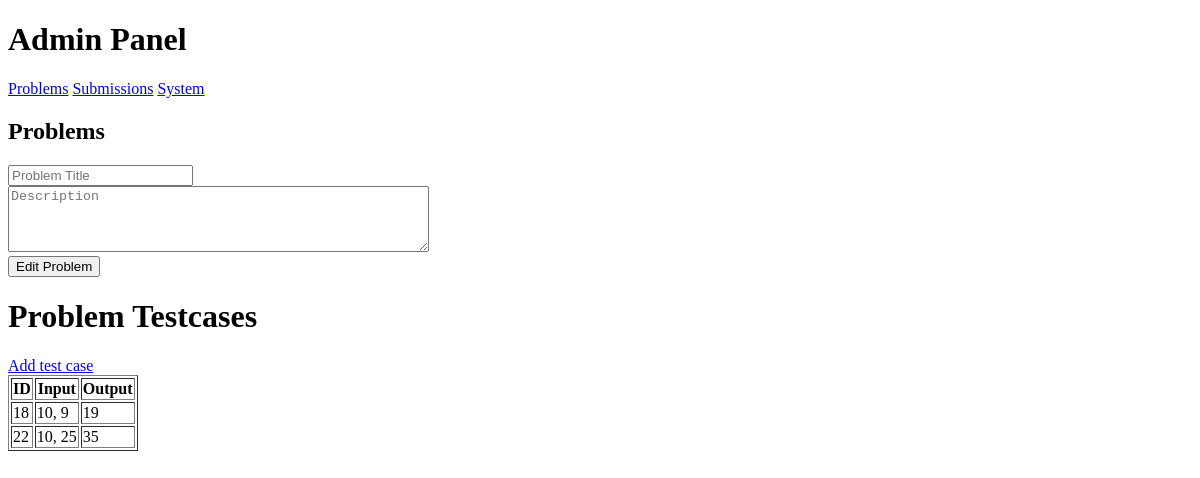
Page /admin/problems/edit/20 on the earlier database version.
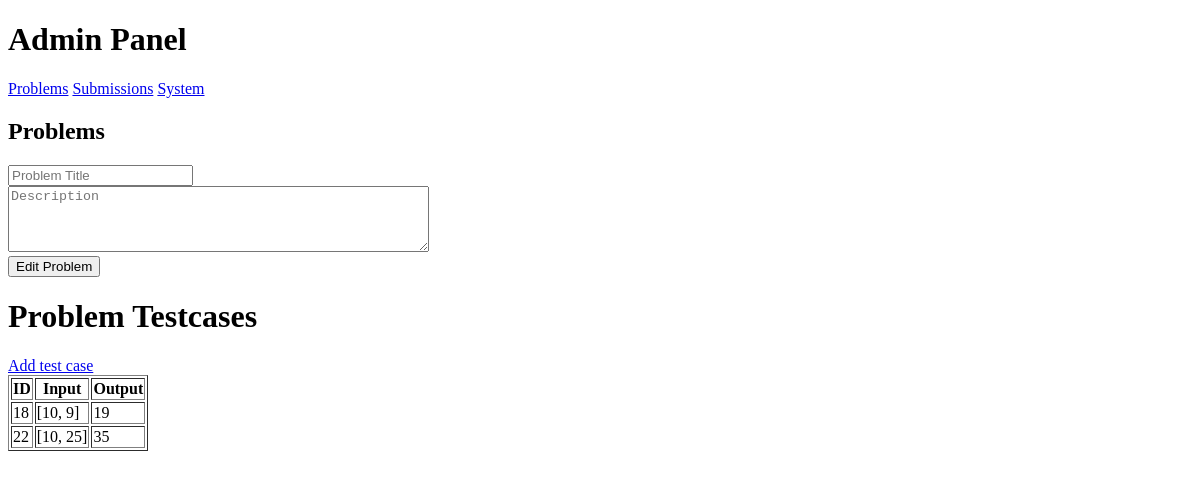
Same page on the later database version.
### tables this page shows
CREATE TABLE test_cases (
    id INTEGER PRIMARY KEY AUTOINCREMENT,
    problem_id INTEGER,
    input TEXT NOT NULL,
    expected TEXT NOT NULL,
    FOREIGN KEY(problem_id) REFERENCES problems(id)
);

### run.py (the view, shortened to what this page needs)
@app.route('/admin/problems/edit/<int:id>', methods=["GET", "POST"])
def edit_problem(id):
    conn = get_db_connection()
    problems = [dict(row) for row in conn.execute('SELECT * FROM problems WHERE id = ?', (id,)).fetchall()]
    testcases = [dict(row) for row in conn.execute('SELECT * FROM test_cases WHERE problem_id = ?', (id,)).fetchall()]
    return render_template('admin/adminProblems.html',testcases=testcases,problem_id=id, edit=True)

### run.py (called while the page is built)
def get_db_connection():
    conn = sqlite3.connect(DB_PATH)
    conn.row_factory = sqlite3.Row
    return conn

### templates/admin/adminProblems.html (shortened to what this page needs)
{% extends "admin/admin.html" %}
{% block content %}
<h2>Problems</h2>
{% if add or edit%}
<form method="POST">
    <input type="text" name="title" placeholder="Problem Title" required><br>
    <textarea name="description" placeholder="Description" rows="4" cols="50" required></textarea><br>
    {% if add %}
	<button type="submit">Add Problem</button>
    {% else %}
        <button type="submit">Edit Problem</button><br>
    {% endif %}
</form>
{% endif%}
{% if edit %}
<h1>Problem Testcases</h1>
{% if not testcases[0] %}
{{id}}
{{testcases}}
<a href="{{ url_for('admin_testcases', problem_id=problem_id) }}">Add test case</a>
{% else %}
<a href="{{ url_for('admin_testcases', problem_id=testcases[0]['problem_id']) }}">Add test case</a>
{% endif %}
<table border="1">
<tr>
 <th>ID</th>
 <th>Input</th>
 <th>Output</th>
</tr>
 {% for t in testcases %}
<tr>
<td>{{t.id}}</td>
 <td>{{t.input}}</td>
 <td>{{t.expected}}</td>
</tr>
{% endfor %}
</table>
{% endif %}
{% endblock %}

Differences in the rows shown:
changed test_cases id 18: input "10, 9" → "[10, 9]"
changed test_cases id 22: input "10, 25" → "[10, 25]"
